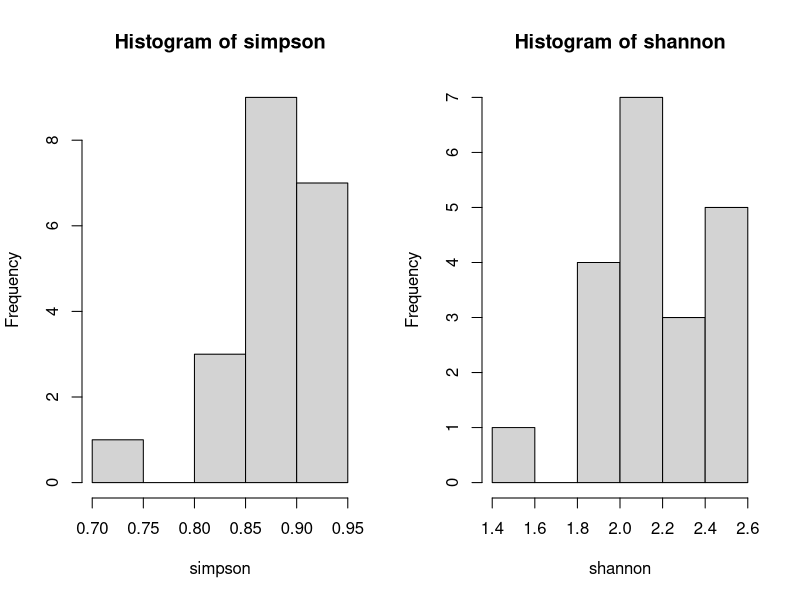
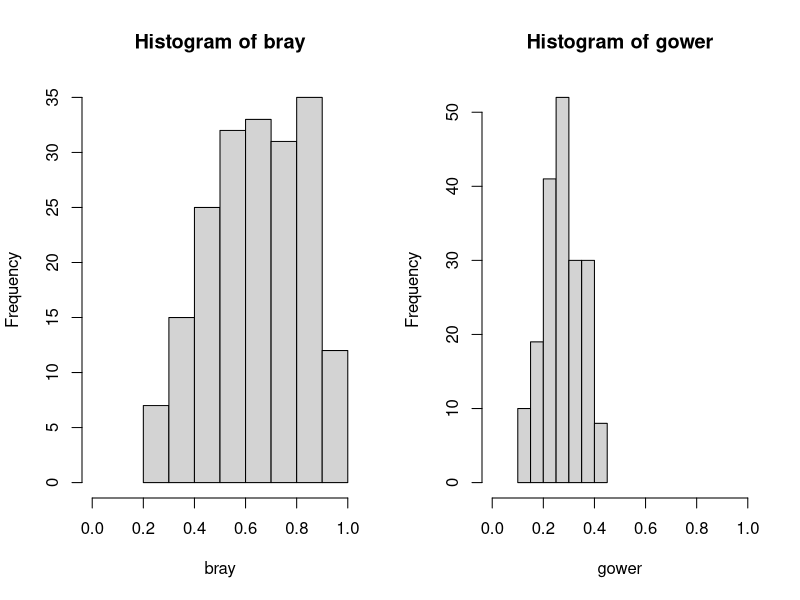
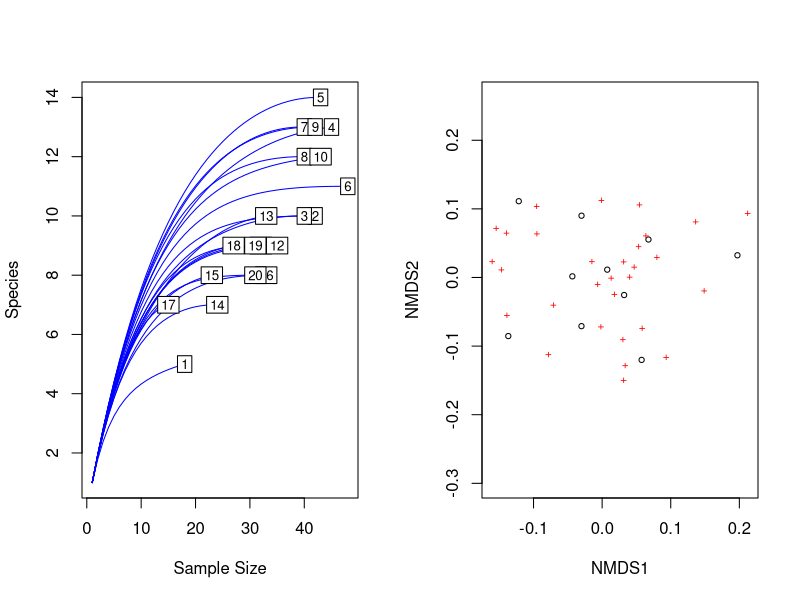
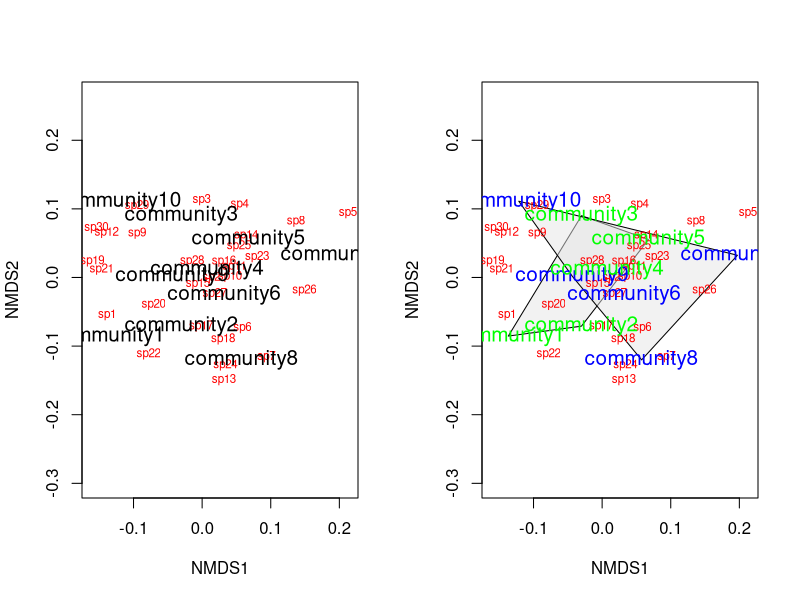
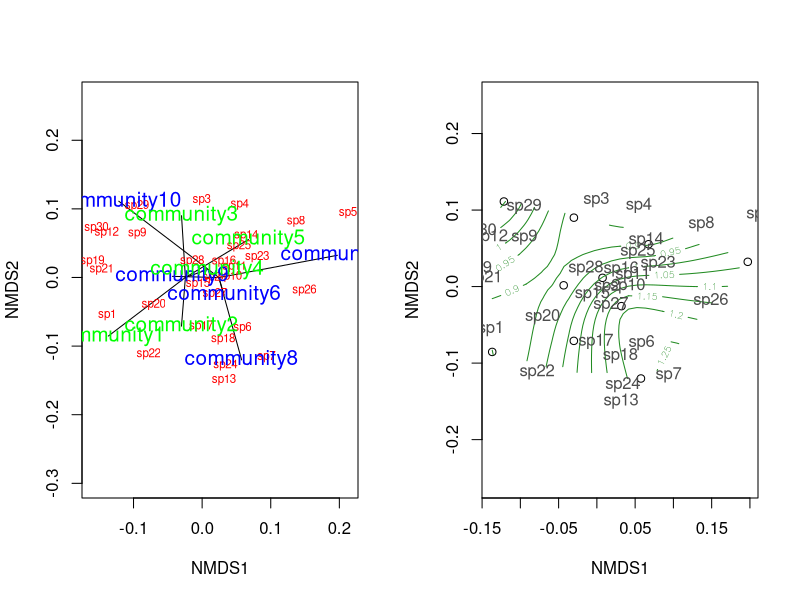

These figures' R source, in order:
# Vegan presentation

library(vegan)

data(package = "vegan") ## names of data sets in the package
data(dune) # Vegetation and Environment in Dutch Dune Meadows
str(dune) #a data frame of observations of 30 species at 20 sites

diversity(dune,index = "simpson") # calculate Simpson's 1-D Index of Diversity for each site. # closer to 1 = greater diversity

simpson <- diversity(dune, "simpson") # or assign to var.
simpson

shannon <- diversity(dune) # note that Shannon's is default
shannon #Typically ranges from 1.5 - 3.4, higher = more diverse

# lets compare the two
par(mfrow = c(1, 2))  # use par to generate panels with 1 row of 2 graphs
hist(simpson)
hist(shannon)

par(mfrow = c(1, 2))
bray = vegdist(dune, "bray") 
gower = vegdist(dune, "gower")
hist(bray, xlim = range(0.0,1.0))
hist(gower, xlim = range(0.0,1.0))

spAbund <- rowSums(dune)  #gives the number of individuals found in each plot
spAbund # view observations per plot

raremin <- min(rowSums(dune))  #rarefaction uses the smallest number of observations per sample to extrapolate the expected number if all other samples only had that number of observations
raremin # view smallest # of obs (site 17

sRare <- rarefy(dune, raremin) # now use function rarefy
sRare #gives an "expected"rarefied" number of species (not obs) if only 15 individuals were present

rarecurve(dune, col = "blue") # produces rarefaction curves # squares are site numbers positioned at observed space. To "rarefy" a larger site, follow the rarefaction curve until the curve corresponds with the lesser site obs. This gives you rarefied species richnes

######### NMDS
set.seed(2) # random no. generator / way to specify seeds, 2=no. of integers?
community_matrix=matrix(
  sample(1:100,300,replace=T),nrow=10, # counts up to 100, 300 cells
  dimnames=list(paste("community",1:10,sep=""),paste("sp",1:30,sep="")))
head(community_matrix)

example_NMDS=metaMDS(community_matrix, # Our community-by-species matrix
                     k=2) # The number of reduced dimensions. Increase if high stress is problem.

plot(example_NMDS)

ordiplot(example_NMDS,type="n") #Ordination plot function especially for congested plots
orditorp(example_NMDS,display="species",col="red",air=0.01) #The function adds text or points to ordination plots
orditorp(example_NMDS,display="sites",cex=1.25,air=0.01)

treat=c(rep("Treatment1",5),rep("Treatment2",5))
ordiplot(example_NMDS,type="n")
ordihull(example_NMDS,groups=treat,draw="polygon",col="grey90",label=F)
orditorp(example_NMDS,display="species",col="red",air=0.01)
orditorp(example_NMDS,display="sites",col=c(rep("green",5),rep("blue",5)),
         air=0.01,cex=1.25)

#spider plot
ordiplot(example_NMDS,type="n")
ordispider(example_NMDS,groups=treat)
orditorp(example_NMDS,display="species",col="red",air=0.01)
orditorp(example_NMDS,display="sites",col=c(rep("green",5),rep("blue",5)),
         air=0.01,cex=1.25)

# Define random elevations for previous example
elevation=runif(10,0.5,1.5)
# Use the function ordisurf to plot contour lines
ordisurf(example_NMDS,elevation,main="",col="forestgreen")

# Finally, display species on plot
orditorp(example_NMDS,display="species",col="grey30",air=0.1,
         cex=1)
